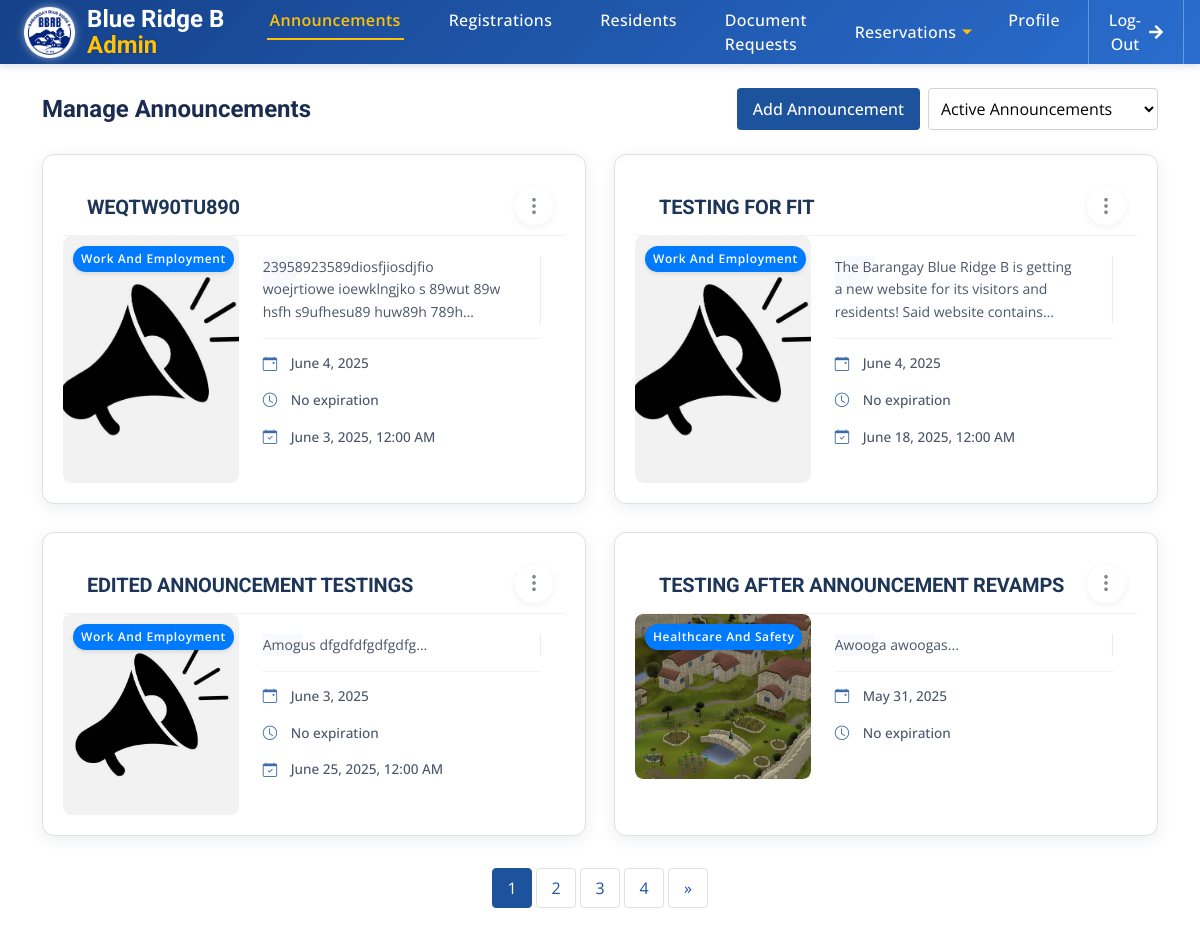
The app's page /admin_dashboard.php (signed in), older data.
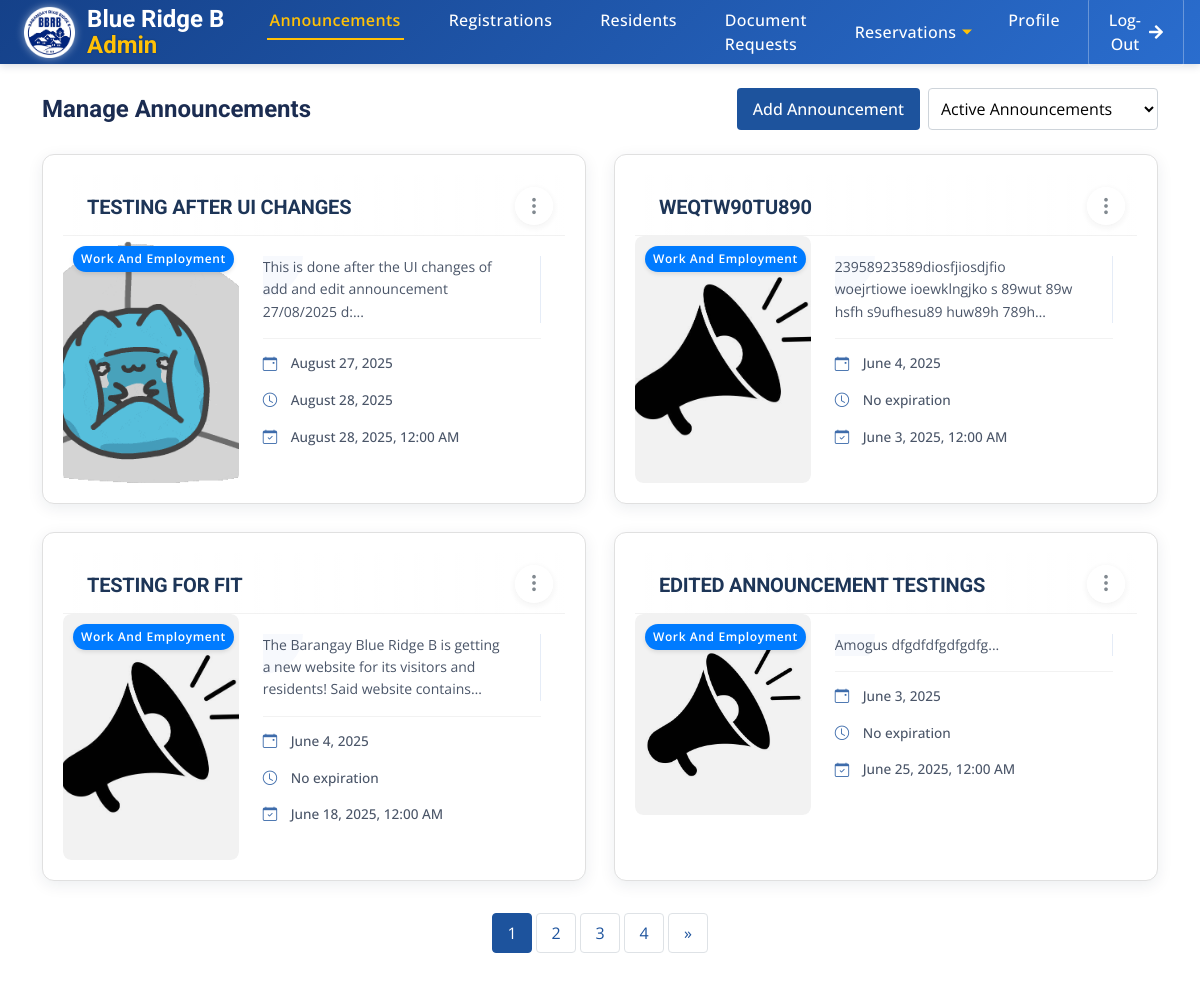
The same page, newer data.
### tables this page shows
CREATE TABLE `announcements` (
  `id` int(11) NOT NULL,
  `title` varchar(255) NOT NULL,
  `content` text NOT NULL,
  `type` enum('view-only','event') NOT NULL,
  `max_participants` int(11) DEFAULT NULL,
  `created_at` timestamp NOT NULL DEFAULT current_timestamp(),
  `registered_participants` int(11) DEFAULT 0,
  `image_path` varchar(255) DEFAULT NULL,
  `genre` varchar(255) NOT NULL,
  `active_until` datetime DEFAULT NULL,
  `is_active` tinyint(1) DEFAULT 1,
  `registration_open_until` date DEFAULT NULL
);

### admin_dashboard.php (the view, shortened to what the changed rows need)
<?php
include 'db.php';
$sql = "UPDATE announcements
        SET is_active = 0
        WHERE active_until < NOW() AND is_active = 1";
$conn->query($sql);
$limit = 4;
$page = isset($_GET['page']) ? (int)$_GET['page'] : 1;
$offset = ($page - 1) * $limit;
$filter = isset($_GET['filter']) ? $_GET['filter'] : 'active';
$condition = $filter === 'active' ? 'is_active = 1' : 'is_active = 0';
$sql = "SELECT id, title, content, genre, image_path, created_at, active_until, registration_open_until, is_active
        FROM announcements
        WHERE $condition
        ORDER BY created_at DESC
        LIMIT $limit OFFSET $offset";
$result = $conn->query($sql);
$countSql = "SELECT COUNT(*) AS total FROM announcements WHERE $condition";
$countResult = $conn->query($countSql);
$totalAnnouncements = $countResult->fetch_assoc()['total'];
$totalPages = ceil($totalAnnouncements / $limit);
?>
<!DOCTYPE html>
<html lang="en">
    <?php include 'includes/admin_head.php'; ?>
    <link href= "admin_dashboard.css" rel="stylesheet">
<body>
    <?php include 'includes/admin_navbar.php'; ?>
    <main class="container mt-4">
        <div class="admin-header">
            <h2>Manage Announcements</h2>
        </div>
        <div class="announcements-grid">
            <?php if ($result->num_rows > 0): ?>
                <?php while ($row = $result->fetch_assoc()): ?>
                    <div class="announcement-item" data-id="<?php echo $row['id']; ?>">
                        <div class="announcement-header">
                            <h5 class="announcement-title"><?php echo htmlspecialchars($row['title']); ?></h5>
                            <div class="announcement-actions">
                                <button class="action-toggle" type="button" onclick="toggleActionMenu(<?php echo $row['id']; ?>)">
                                    <i class="bi bi-three-dots-vertical"></i>
                                </button>
                            </div>
                        </div>
                        <div class="announcement-content">
                            <div class="announcement-image-container">
                                <img src="<?php echo htmlspecialchars($row['image_path'] ?? 'uploads/default.jpg'); ?>"
                                     alt="Announcement Image"
                                     class="announcement-image">
                                <span class="genre-badge" data-genre="<?php echo htmlspecialchars($row['genre']); ?>">
                                    <?php echo htmlspecialchars($row['genre']); ?>
                                </span>
                            </div>
                            <div class="announcement-details">
                                <p class="announcement-text"><?php echo htmlspecialchars(substr($row['content'], 0, 150)) . '...'; ?></p>
                                <div class="announcement-meta">
                                    <p class="announcement-date"><i class="bi bi-calendar-event"></i> <span><?php echo date('F j, Y', strtotime($row['created_at'])); ?></span></p>
                                    <p class="announcement-date"><i class="bi bi-clock"></i> <span><?php echo $row['active_until'] ? date('F j, Y', strtotime($row['active_until'])) : 'No expiration'; ?></span></p>
                                    <?php if (isset($row['registration_open_until']) && $row['registration_open_until']): ?>
                                    <p class="announcement-date"><i class="bi bi-calendar-check"></i> <span><?php echo date('F j, Y, g:i A', strtotime($row['registration_open_until'])); ?></span></p>
                                    <?php endif; ?>
                                </div>
                            </div>
                        </div>
                    </div>
                <?php endwhile; ?>
            <?php endif; ?>
        </div>
        <nav class="pagination-container" aria-label="Announcement pagination">
            <div class="pagination">
                <?php
                $startPage = max(1, min($page - 1, $totalPages - 2));
                $endPage = min($totalPages, max($page + 1, 3));
                for ($i = $startPage; $i <= $endPage; $i++):
                ?>
                    <a class="pagination-item <?php echo $i === $page ? 'active' : ''; ?>" href="?filter=<?php echo $filter; ?>&page=<?php echo $i; ?>"><?php echo $i; ?></a>
                <?php endfor;
                if ($endPage < $totalPages) {
                    echo '<a class="pagination-item" href="?filter=' . $filter . '&page=' . $totalPages . '">' . $totalPages . '</a>';
                }
                ?>
                <?php if ($page < $totalPages): ?>
                    <a class="pagination-item" href="?filter=<?php echo $filter; ?>&page=<?php echo $page+1; ?>" aria-label="Next">
                        <span aria-hidden="true">&raquo;</span>
                    </a>
                <?php endif; ?>
            </div>
        </nav>
    </main>
</body>
</html>

Row changes from the older to the newer data that the page shows:
no longer on this page (row unchanged): announcements: title "TESTING AFTER ANNOUNCEMENT REVAMPS", image_path (picture), genre "Healthcare And Safety", content "Awooga awoogas", created_at "May 31, 2025", shows "No expiration"
added announcements: title "TESTING AFTER UI CHANGES", image_path (picture), genre "Work And Employment", content "This is done after the UI changes of add and edit announcement 27/08/2025 d:", created_at "August 27, 2025", active_until "August 28, 2025", registration_open_until "August 28, 2025, 12:00 AM"
